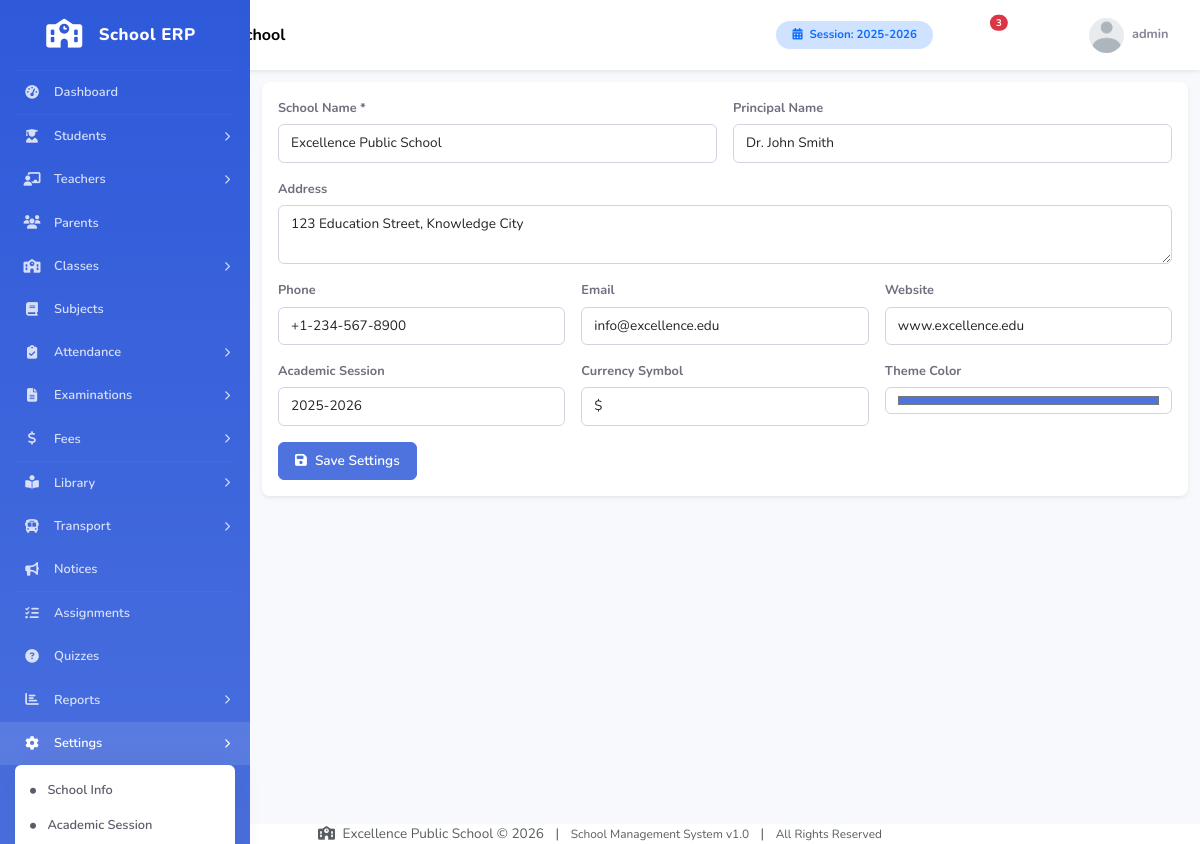
/modules/settings/school.php (signed in), run on the app's committed database.
### tables this page shows
CREATE TABLE IF NOT EXISTS school_info (
    school_id INT(11) NOT NULL AUTO_INCREMENT,
    school_name VARCHAR(255) NOT NULL,
    school_address TEXT,
    school_phone VARCHAR(50),
    school_email VARCHAR(100),
    school_website VARCHAR(100),
    school_logo VARCHAR(255) DEFAULT 'default_logo.png',
    principal_name VARCHAR(100),
    established_year YEAR,
    registration_number VARCHAR(100),
    academic_session VARCHAR(20) DEFAULT '2025-2026',
    session_start_date DATE,
    session_end_date DATE,
    currency_symbol VARCHAR(10) DEFAULT '$',
    timezone VARCHAR(50) DEFAULT 'UTC',
    theme_color VARCHAR(20) DEFAULT '#4e73df',
    sidebar_color VARCHAR(20) DEFAULT '#2e59d9',
    created_at TIMESTAMP DEFAULT CURRENT_TIMESTAMP,
    updated_at TIMESTAMP DEFAULT CURRENT_TIMESTAMP ON UPDATE CURRENT_TIMESTAMP,
    PRIMARY KEY (school_id)
);

### includes/functions.php (called while the page is built, shortened)
<?php
require_once __DIR__ . '/../config/database.php';
function getCurrentSession() {
    global $conn;
    $result = $conn->query("SELECT academic_session FROM school_info LIMIT 1");
    if ($result && $result->num_rows > 0) {
        return $result->fetch_assoc()['academic_session'];
    }
    return date('Y') . '-' . (date('Y') + 1);
}
function getSchoolInfo() {
    global $conn;
    $result = $conn->query("SELECT * FROM school_info LIMIT 1");
    if ($result && $result->num_rows > 0) {
        return $result->fetch_assoc();
    }
    return null;
}
function getUnreadNotificationCount($user_id) {
    global $conn;
    $stmt = $conn->prepare("SELECT COUNT(*) as count FROM notifications WHERE user_id = ? AND is_read = 0");
    $stmt->bind_param("i", $user_id);
    $stmt->execute();
    return $stmt->get_result()->fetch_assoc()['count'] ?? 0;
}
?>

### includes/auth.php (called while the page is built, shortened)
<?php
function getCurrentUserId() {
    return $_SESSION['user_id'] ?? null;
}
function getCurrentUserRole() {
    return $_SESSION['role'] ?? null;
}
function getCurrentUserName() {
    return $_SESSION['username'] ?? 'Guest';
}
?>

### modules/settings/school.php (the view, shortened to what this page needs)
<?php
require_once '../../includes/auth.php';
require_once '../../includes/functions.php';
include '../../includes/header.php';
?>
<div id="wrapper">
    <?php include '../../includes/sidebar.php'; ?>
    <div id="content-wrapper" class="d-flex flex-column">
        <?php include '../../includes/navbar.php'; ?>
        <div class="container-fluid py-4">
            <div class="d-sm-flex align-items-center justify-content-between mb-4">
                <h1 class="h3 mb-0 text-gray-800"><i class="fas fa-school me-2 text-primary"></i>School Settings</h1>
            </div>
            <div class="card shadow-sm">
                <div class="card-body">
                    <form method="POST" enctype="multipart/form-data">
                        <div class="row g-3">
                            <div class="col-md-6"><label class="form-label">School Name *</label><input type="text" class="form-control" name="school_name" value="<?php echo $school['school_name']; ?>" required></div>
                            <div class="col-md-6"><label class="form-label">Principal Name</label><input type="text" class="form-control" name="principal_name" value="<?php echo $school['principal_name']; ?>"></div>
                            <div class="col-12"><label class="form-label">Address</label><textarea class="form-control" name="school_address" rows="2"><?php echo $school['school_address']; ?></textarea></div>
                            <div class="col-md-4"><label class="form-label">Phone</label><input type="text" class="form-control" name="school_phone" value="<?php echo $school['school_phone']; ?>"></div>
                            <div class="col-md-4"><label class="form-label">Email</label><input type="email" class="form-control" name="school_email" value="<?php echo $school['school_email']; ?>"></div>
                            <div class="col-md-4"><label class="form-label">Website</label><input type="text" class="form-control" name="school_website" value="<?php echo $school['school_website']; ?>"></div>
                            <div class="col-md-4"><label class="form-label">Academic Session</label><input type="text" class="form-control" name="academic_session" value="<?php echo $school['academic_session']; ?>"></div>
                            <div class="col-md-4"><label class="form-label">Currency Symbol</label><input type="text" class="form-control" name="currency_symbol" value="<?php echo $school['currency_symbol']; ?>"></div>
                            <div class="col-md-4"><label class="form-label">Theme Color</label><input type="color" class="form-control" name="theme_color" value="<?php echo $school['theme_color']; ?>"></div>
                            <div class="col-12"><button type="submit" class="btn btn-primary"><i class="fas fa-save me-2"></i>Save Settings</button></div>
                        </div>
                    </form>
                </div>
            </div>
        </div>
    </div>
</div>
<?php include '../../includes/footer.php'; ?>

### includes/navbar.php (shortened to what this page needs)
<?php
$role = getCurrentUserRole();
$userName = getCurrentUserName();
$notifications = getUnreadNotificationCount(getCurrentUserId());
$school = getSchoolInfo();
$schoolName = $school['school_name'] ?? SITE_NAME;
$profileImg = $_SESSION['profile_image'] ?? 'default.png';
?>
<nav class="navbar navbar-expand-lg navbar-light bg-white topbar shadow-sm fixed-top">
    <div class="container-fluid">
        <button class="btn btn-link rounded-circle me-3" id="sidebarToggle">
            <i class="fas fa-bars"></i>
        </button>
        <a class="navbar-brand d-none d-md-block" href="<?php echo BASE_URL; ?>dashboard.php">
            <i class="fas fa-school me-2 text-primary"></i>
            <span class="fw-bold"><?php echo htmlspecialchars($schoolName); ?></span>
        </a>
        <ul class="navbar-nav ms-auto align-items-center">
            <li class="nav-item d-none d-lg-block me-3">
                <span class="badge bg-primary-subtle text-primary px-3 py-2 rounded-pill">
                    <i class="fas fa-calendar-alt me-1"></i> Session: <?php echo getCurrentSession(); ?>
                </span>
            </li>
            <li class="nav-item dropdown me-3">
                <a class="nav-link position-relative" href="#" id="notificationDropdown" role="button" data-bs-toggle="dropdown" aria-expanded="false">
                    <?php if ($notifications > 0): ?>
                    <span class="position-absolute top-0 start-100 translate-middle badge rounded-pill bg-danger" style="font-size: 0.6rem;">
                        <?php echo $notifications; ?>
                    </span>
                    <?php endif; ?>
                </a>
            </li>
            <li class="nav-item dropdown me-3 d-none d-md-block">
                <a class="nav-link" href="#" id="quickLinksDropdown" role="button" data-bs-toggle="dropdown" aria-expanded="false">
                </a>
            </li>
            <li class="nav-item dropdown">
                <a class="nav-link dropdown-toggle d-flex align-items-center" href="#" id="userDropdown" role="button" data-bs-toggle="dropdown" aria-expanded="false">
                    <img class="rounded-circle me-2" src="<?php echo BASE_URL; ?>assets/uploads/<?php echo ($role == 'teacher' ? 'teachers' : ($role == 'student' ? 'students' : 'logos')); ?>/<?php echo $profileImg; ?>"
                         alt="Profile" style="width:35px;height:35px;object-fit:cover;"
                         onerror="this.src='<?php echo BASE_URL; ?>assets/images/default-user.png'">
                    <span class="d-none d-lg-inline small fw-bold text-gray-600"><?php echo htmlspecialchars($userName); ?></span>
                </a>
            </li>
        </ul>
    </div>
</nav>

### includes/footer.php (shortened to what this page needs)
<?php
$school = getSchoolInfo();
$schoolName = $school['school_name'] ?? SITE_NAME;
$year = date('Y');
?>
            <footer class="sticky-footer bg-white mt-4">
                <div class="container my-auto">
                    <div class="copyright text-center my-auto">
                        <span class="text-muted">
                            <i class="fas fa-school me-1"></i>
                            <?php echo htmlspecialchars($schoolName); ?> &copy; <?php echo $year; ?>
                            <span class="mx-2">|</span>
                            <span class="small">School Management System v<?php echo VERSION; ?></span>
                            <span class="mx-2">|</span>
                            <span class="small">All Rights Reserved</span>
                        </span>
                    </div>
                </div>
            </footer>
</body>
</html>

### assets/css/style.css (style rules this page uses)
* { margin: 0; padding: 0; box-sizing: border-box; }
body { font-family: 'Nunito', sans-serif; font-size: 0.85rem; color: #5a5c69; background-color: #f8f9fc; overflow-x: hidden; }
h1, h2, h3, h4, h5, h6 { font-family: 'Nunito', sans-serif; font-weight: 700; color: #4e5154; }
.text-gray-600 { color: #858796 !important; }
.text-gray-800 { color: #5a5c69 !important; }
#wrapper { display: flex; width: 100%; min-height: 100vh; }
#content-wrapper { flex: 1; margin-left: 250px; transition: all 0.3s ease; }
.nav-item { position: relative; }
.nav-item .nav-link { color: rgba(255,255,255,0.8); padding: 12px 20px; font-weight: 600; display: flex; align-items: center; transition: all 0.2s; }
.nav-item .nav-link span { font-size: 0.8rem; }
.topbar { height: 70px; box-shadow: 0 0.15rem 1.75rem rgba(58,59,69,0.1); z-index: 999; }
#sidebarToggle { color: #858796; font-size: 1.1rem; padding: 8px 12px; transition: all 0.2s; }
.navbar-brand { font-size: 1rem; font-weight: 800; }
.card { border: none; border-radius: 8px; box-shadow: 0 0.15rem 1.75rem rgba(58,59,69,0.05); transition: all 0.2s; }
.form-control, .form-select { border: 1px solid #d1d3e2; border-radius: 6px; font-size: 0.85rem; padding: 0.5rem 0.75rem; }
.form-label { font-weight: 700; font-size: 0.8rem; color: #6e707e; margin-bottom: 0.4rem; }
.btn { font-size: 0.85rem; font-weight: 600; padding: 0.5rem 1rem; border-radius: 6px; transition: all 0.2s; }
.btn-primary { background: var(--primary-color, #4e73df); border-color: var(--primary-color, #4e73df); }
.badge { font-size: 0.72rem; font-weight: 700; padding: 0.35em 0.65em; border-radius: 6px; }
.card { animation: fadeIn 0.3s ease; }

### data on the page
school_info: school_name "Excellence Public School", academic_session "2025-2026", principal_name "Dr. John Smith", school_address "123 Education Street, Knowledge City", school_phone "+1-234-567-8900", school_email "info@excellence.edu", school_website "www.excellence.edu", currency_symbol "$", theme_color "#4e73df"

### other printed values
$menu['title'] "Dashboard"
$menu['title'] "Students"
$menu['title'] "Teachers"
$menu['title'] "Parents"
$menu['title'] "Classes"
$menu['title'] "Subjects"
$menu['title'] "Attendance"
$menu['title'] "Examinations"
$menu['title'] "Fees"
$menu['title'] "Library"
$menu['title'] "Transport"
$menu['title'] "Notices"
$menu['title'] "Assignments"
$menu['title'] "Quizzes"
$menu['title'] "Reports"
